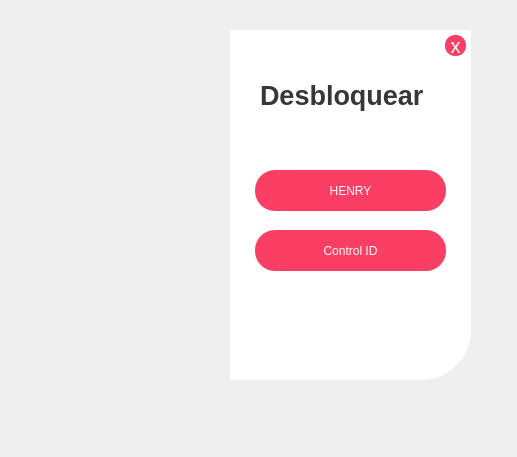
<?xml version="1.0" encoding="UTF-8"?>
<ui version="4.0">
 <class>Form</class>
 <widget class="QWidget" name="Form">
  <property name="geometry">
   <rect>
    <x>0</x>
    <y>0</y>
    <width>517</width>
    <height>457</height>
   </rect>
  </property>
  <property name="windowTitle">
   <string>Form</string>
  </property>
  <widget class="QWidget" name="widget" native="true">
   <property name="geometry">
    <rect>
     <x>30</x>
     <y>20</y>
     <width>450</width>
     <height>400</height>
    </rect>
   </property>
   <widget class="QLabel" name="label">
    <property name="geometry">
     <rect>
      <x>10</x>
      <y>10</y>
      <width>190</width>
      <height>350</height>
     </rect>
    </property>
    <property name="styleSheet">
     <string notr="true">border-image: url(:/Imagens/cadeado.png);
border-top-left-radius: 50px;</string>
    </property>
    <property name="text">
     <string/>
    </property>
   </widget>
   <widget class="QLabel" name="label_2">
    <property name="geometry">
     <rect>
      <x>200</x>
      <y>10</y>
      <width>241</width>
      <height>350</height>
     </rect>
    </property>
    <property name="styleSheet">
     <string notr="true">background-color: rgb(255, 255, 255);
border-bottom-right-radius: 50px;</string>
    </property>
    <property name="text">
     <string/>
    </property>
   </widget>
   <widget class="QLabel" name="label_3">
    <property name="geometry">
     <rect>
      <x>230</x>
      <y>60</y>
      <width>171</width>
      <height>31</height>
     </rect>
    </property>
    <property name="font">
     <font>
      <pointsize>20</pointsize>
      <weight>75</weight>
      <bold>true</bold>
     </font>
    </property>
    <property name="styleSheet">
     <string notr="true">color:rgba(0,0,0,200);</string>
    </property>
    <property name="text">
     <string>Desbloquear</string>
    </property>
   </widget>
   <widget class="QPushButton" name="botaohenry">
    <property name="geometry">
     <rect>
      <x>225</x>
      <y>150</y>
      <width>191</width>
      <height>41</height>
     </rect>
    </property>
    <property name="styleSheet">
     <string notr="true">QPushButton{
border-radius:20px ;
background-color: rgb(250, 62, 100);
font: 20pt &quot;Arial&quot;;
color: rgb(255, 255, 255);
}

QPushButton:pressed{
border-radius:20px ;
	background-color: rgb(250, 126, 129);
font: 20pt &quot;Arial&quot;;
color: rgb(255, 255, 255);
}
</string>
    </property>
    <property name="text">
     <string>HENRY</string>
    </property>
   </widget>
   <widget class="QPushButton" name="botaocontrolid">
    <property name="geometry">
     <rect>
      <x>225</x>
      <y>210</y>
      <width>191</width>
      <height>41</height>
     </rect>
    </property>
    <property name="styleSheet">
     <string notr="true">QPushButton{
border-radius:20px ;
background-color: rgb(250, 62, 100);
font: 20pt &quot;Arial&quot;;
color: rgb(255, 255, 255);
}

QPushButton:pressed{
border-radius:20px ;
	background-color: rgb(250, 126, 129);
font: 20pt &quot;Arial&quot;;
color: rgb(255, 255, 255);
}


</string>
    </property>
    <property name="text">
     <string>Control ID</string>
    </property>
   </widget>
   <widget class="QLabel" name="label_4">
    <property name="geometry">
     <rect>
      <x>30</x>
      <y>320</y>
      <width>141</width>
      <height>31</height>
     </rect>
    </property>
    <property name="styleSheet">
     <string notr="true">border-image: url(:/Imagens/Logo.png);</string>
    </property>
    <property name="text">
     <string/>
    </property>
   </widget>
   <widget class="QPushButton" name="botaofechar">
    <property name="geometry">
     <rect>
      <x>415</x>
      <y>15</y>
      <width>21</width>
      <height>21</height>
     </rect>
    </property>
    <property name="baseSize">
     <size>
      <width>0</width>
      <height>0</height>
     </size>
    </property>
    <property name="font">
     <font>
      <family>Arial</family>
      <pointsize>15</pointsize>
      <weight>50</weight>
      <italic>false</italic>
      <bold>false</bold>
     </font>
    </property>
    <property name="styleSheet">
     <string notr="true">QPushButton{
border-radius:10px;
background-color: rgb(250, 62, 100);
font: 15pt &quot;Arial&quot;;
color: rgb(255, 255, 255);
}

QPushButton:pressed{
border-radius:10px ;
background-color: rgb(250, 126, 129);
font: 15pt &quot;Arial&quot;;
color: rgb(255, 255, 255);
}
</string>
    </property>
    <property name="text">
     <string>x</string>
    </property>
   </widget>
  </widget>
 </widget>
 <resources>
  <include location="Images/recursosui.qrc"/>
 </resources>
 <connections/>
</ui>
